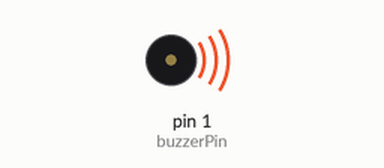
This sketch was run on a simulated Arduino Uno, built with avr-gcc and run on an emulated ATmega328P. Shown: buzzer (waves = sounding, pin HIGH).

Above: at 2.5 s.
At 10.0 s:
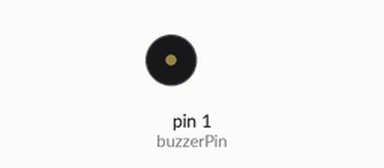
Timing chart, 0 to 19.5 s (numbered marks = the images above):
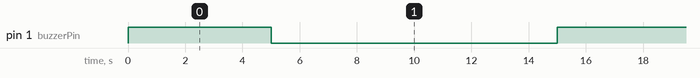

Measured:
- by itself, pin 1 (buzzerPin): alternates HIGH for 5.0 s and LOW for 10.0 s

The sketch:

buzzer_code.ino
```cpp
// Define the pin for the buzzer
const int buzzerPin = 1;

void setup() {
  // Initialize the buzzer pin as an output
  pinMode(buzzerPin, OUTPUT);
}

void loop() {
  // Turn the buzzer on
  digitalWrite(buzzerPin, HIGH);
  // Wait for 1 second (1000 milliseconds)
  delay(5000);
  // Turn the buzzer off
  digitalWrite(buzzerPin, LOW);
  // Wait for another 1 second
  delay(10000);
}
```
